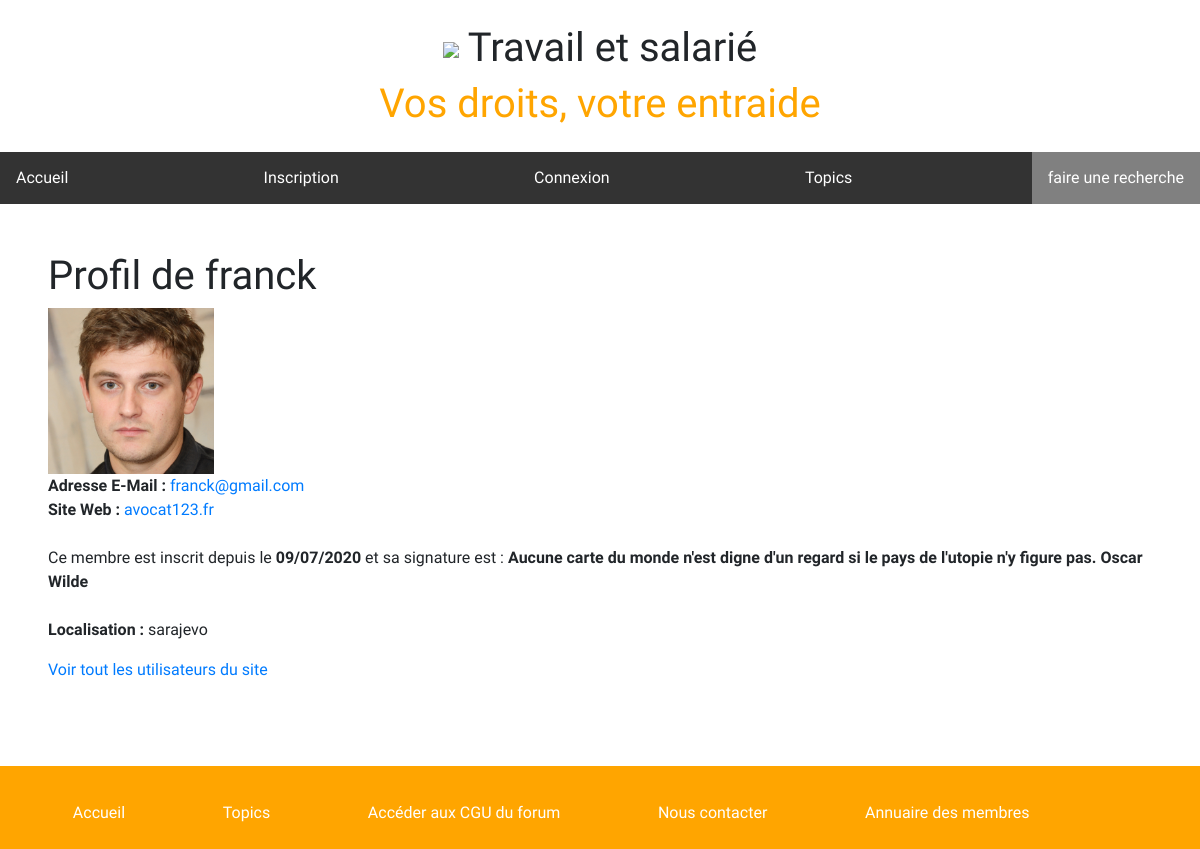
/voirprofil.php?m=2, run on the app's committed database.
### tables this page shows
CREATE TABLE `utilisateurs` (
  `id` int(11) NOT NULL,
  `login` varchar(255) NOT NULL,
  `email` varchar(255) NOT NULL,
  `password` varchar(255) NOT NULL,
  `date_inscription` int(11) NOT NULL,
  `id_droits` int(11) NOT NULL,
  `localisation` varchar(80) NOT NULL,
  `website` varchar(255) NOT NULL,
  `signature` varchar(255) NOT NULL,
  `avatar` varchar(100) NOT NULL
);

### voirprofil.php (the view, shortened to what this page needs)
<?php
include ("includes/header.php");
$membre = $_GET['m'];
?>
<div class="profil">
<?php
$query = $db->prepare('SELECT *
    FROM utilisateurs WHERE id=:id');
$query->bindValue(':id', $membre, PDO::PARAM_INT);
$query->execute();
while ($data = $query->fetch())
{
    echo '<h1>Profil de ' . stripslashes(htmlspecialchars($data['login'])) . '</h1>';
    echo '<img src="img/' . $data['avatar'] . '"
        alt="Ce membre n a pas d avatar" style="width:15%"/>';
    echo '<p><strong>Adresse E-Mail : </strong>
    <a href="mailto:' . stripslashes($data['email']) . '">
    ' . stripslashes(htmlspecialchars($data['email'])) . '</a><br />';
    echo '<strong>Site Web : </strong>
    <a href="' . stripslashes($data['website']) . '">' . stripslashes(htmlspecialchars($data['website'])) . '</a>
    <br /><br />';
    echo 'Ce membre est inscrit depuis le
    <strong>' . date('d/m/Y', $data['date_inscription']) . '</strong>
    et sa signature est : <strong>' . $data['signature'] . '</strong>
    <br /><br />';
    echo '<strong>Localisation : </strong>' . stripslashes(htmlspecialchars($data['localisation'])) . '
    </p>';
}
?>
<a href="annuaire.php">Voir tout les utilisateurs du site</a>
</div>
<?php include ('includes/footer.php') ?>

### css/style.css (style rules this page uses)
body { background-color: #F5F5F4; font-family: 'Barlow', sans-serif; font-family: 'Asap', sans-serif; margin: auto; padding: auto; min-height: 100%; margin: 0; padding: 0; }
html { height: 100%; }
.profil { background-color: white; margin: 2%; padding: 2%; }
* { font-family: 'Asap', sans-serif; }

### css/form.css (style rules this page uses)
* { box-sizing: border-box; }

### data on the page
utilisateurs: login "franck", avatar (picture), email "franck@gmail.com", website "avocat123.fr", date_inscription "09/07/2020", signature "Aucune carte du monde n'est digne d'un regard si le pays de l'utopie n'y figure pas. Oscar Wilde", localisation "sarajevo"
